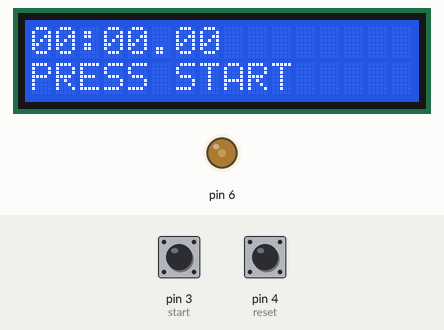
A sketch run on a simulated Arduino Uno, built with avr-gcc and run on an emulated ATmega328P. Parts: 16×2 character LCD, output pins drawn as LEDs (lit = HIGH). The inputs (shaded band) are chosen by the test bench; at power-on: pin 3 (start) HIGH, pin 4 (reset) HIGH.

Above: at 1.2 s.
1.3 s: pin 3 (start) pulled LOW for 0.15 s
At 1.45 s:
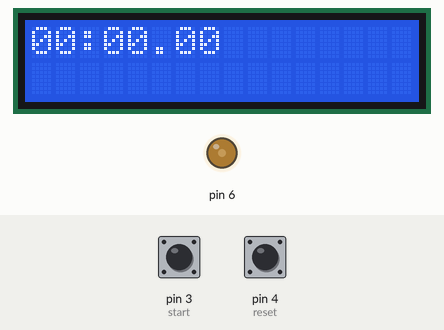
3.7 s: pin 3 (start) pulled LOW for 1 s
At 4.9 s:
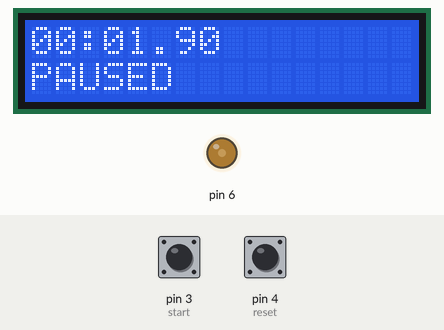
6.2 s: pin 3 (start) pulled LOW for 0.15 s
At 6.5 s:
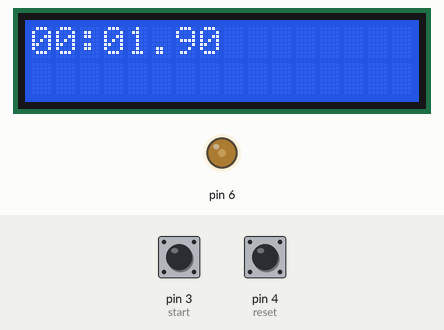
Timing chart, 0 to 9.2 s (numbered marks = the images above; inputs shaded):
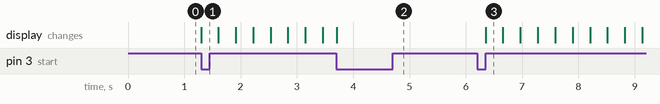

Measured:
- after the input at 1.3 s, the display: changes at once (image 1)
- after the input at 3.7 s, the display: changes at once (image 2)
- after the input at 6.2 s, the display: changes after 0.15 s (image 3)

The sketch:

Stopwatch.ino
```cpp
/* Written by Brian Sun
 *  Date: July 27 2020
 *  This is a digital stopwatch program for the LCD1602 display, using two buttons
 */

// button and other constants
#define width 16
#define start 3
#define reset 4

#include <LiquidCrystal.h>
int Contrast=75;
 LiquidCrystal lcd(12, 11, 7, 8, 9, 10);

bool resetWatch = false;

void setup() {
  // put your setup code here, to run once:
  analogWrite(6,Contrast);
  lcd.begin(16, 2);
  pinMode(start, INPUT);
  digitalWrite(start, HIGH);
  pinMode(reset, INPUT);
  digitalWrite(reset, HIGH);
}

void loop() {
  // put your main code here, to run repeatedly:
  //initialize all time variables
 int centiSecs = 0;
 int deciSecs = 0;
 int secs = 0;
 int decaSecs = 0;
 int mins = 0;
 int decaMins = 0;

  lcd.setCursor(0,0);
  lcd.print("00:00.00");
  lcd.setCursor(0,1);
  lcd.print("PRESS START");
  resetWatch = false;

  do{
  }while(digitalRead(start) == HIGH);
  lcd.setCursor(0,1);
  lcd.print("           ");
  do{
  }while(digitalRead(start) == LOW);

  while(resetWatch == false){ // run the stopwatch code as long as no reset was requested
  while(digitalRead(start) == HIGH){ // increments time by 10 millisecond intervals

    delay(10);
    centiSecs++;

    if(centiSecs == 10){
      centiSecs = 0;
      deciSecs++;
      }
    if(deciSecs == 10){
      deciSecs = 0;
      secs++;
      }
    if(secs == 10){
      secs = 0;
      decaSecs++;
      }
     if(decaSecs == 6){
      decaSecs = 0;
      mins++;
     }
     if(mins == 10){
      mins = 0;
      decaMins++;
     }

    // updating the display at each time increment
    lcd.setCursor(7,0);
    lcd.print(centiSecs);
    lcd.setCursor(6,0);
    lcd.print(deciSecs);
    lcd.setCursor(4,0);
    lcd.print(secs);
    lcd.setCursor(3,0);
    lcd.print(decaSecs);
    lcd.setCursor(1,0);
    lcd.print(mins);
    lcd.setCursor(0,0);
    lcd.print(decaMins);

  }

   // Pausing the stopwatch
  if(digitalRead(start) == LOW){
    lcd.setCursor(0,1);
    lcd.print("PAUSED");
    do{
    }while(digitalRead(start) == LOW);
    do{
      if(digitalRead(reset) == LOW){
        resetWatch = true;
        break;
      }
    }while(digitalRead(start) == HIGH);
    do{
      // if reset was pushed, then the loop will break
      if(resetWatch == true){
        break;
      }
    }while(digitalRead(start) == LOW);

    lcd.setCursor(0,1);
    lcd.print("      ");
  }
  if(resetWatch == true){
      break;
    }
  }

}
```
